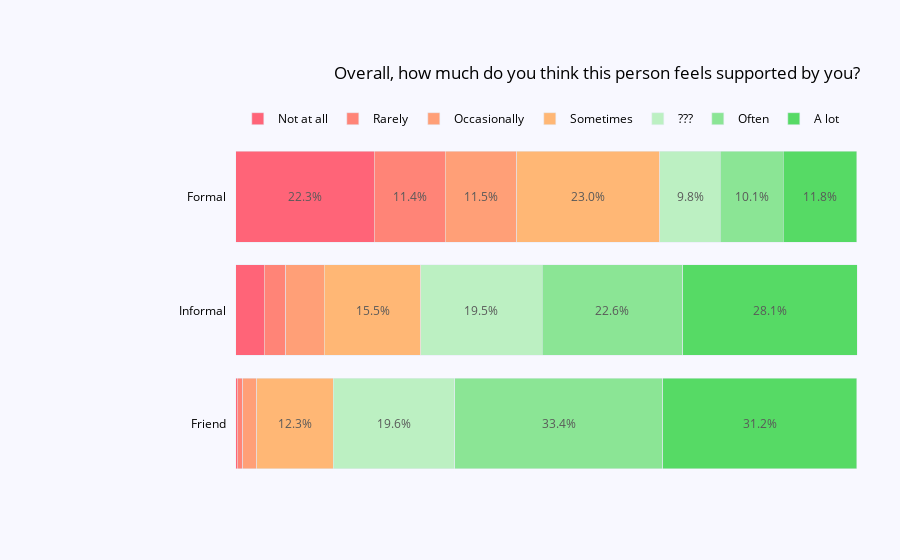

The cell this chart's notebook holds for it:
### Code cell
vertical_stack_percent_bar('support.overall.t', 'Overall, how much do you think this person feels supported by you?')

### Figure 1 — Plotly figure (JSON) as saved in the notebook; plotly's stock layout.template omitted (floating-point values rounded to 4 significant figures)
{"data": [{"hovertemplate": "<b>%{x}%</b><extra></extra>", "marker": {"color": "#FF6478"}, "orientation": "h", "showlegend": false, "type": "bar", "x": [0.3], "y": ["Friend"]}, {"hovertemplate": "<b>%{x}%</b><extra></extra>", "marker": {"color": "#FF6478"}, "orientation": "h", "showlegend": false, "type": "bar", "x": [4.6], "y": ["Informal"]}, {"hovertemplate": "<b>%{x}%</b><extra></extra>", "marker": {"color": "#FF6478"}, "name": "Not at all", "orientation": "h", "showlegend": true, "type": "bar", "x": [22.3], "y": ["Formal"]}, {"hovertemplate": "<b>%{x}%</b><extra></extra>", "marker": {"color": "#FF8477"}, "orientation": "h", "showlegend": false, "type": "bar", "x": [0.9], "y": ["Friend"]}, {"hovertemplate": "<b>%{x}%</b><extra></extra>", "marker": {"color": "#FF8477"}, "orientation": "h", "showlegend": false, "type": "bar", "x": [3.5], "y": ["Informal"]}, {"hovertemplate": "<b>%{x}%</b><extra></extra>", "marker": {"color": "#FF8477"}, "name": "Rarely", "orientation": "h", "showlegend": true, "type": "bar", "x": [11.4], "y": ["Formal"]}, {"hovertemplate": "<b>%{x}%</b><extra></extra>", "marker": {"color": "#FF9F77"}, "orientation": "h", "showlegend": false, "type": "bar", "x": [2.2], "y": ["Friend"]}, {"hovertemplate": "<b>%{x}%</b><extra></extra>", "marker": {"color": "#FF9F77"}, "orientation": "h", "showlegend": false, "type": "bar", "x": [6.2], "y": ["Informal"]}, {"hovertemplate": "<b>%{x}%</b><extra></extra>", "marker": {"color": "#FF9F77"}, "name": "Occasionally", "orientation": "h", "showlegend": true, "type": "bar", "x": [11.5], "y": ["Formal"]}, {"hovertemplate": "<b>%{x}%</b><extra></extra>", "marker": {"color": "#FFB775"}, "orientation": "h", "showlegend": false, "type": "bar", "x": [12.3], "y": ["Friend"]}, {"hovertemplate": "<b>%{x}%</b><extra></extra>", "marker": {"color": "#FFB775"}, "orientation": "h", "showlegend": false, "type": "bar", "x": [15.5], "y": ["Informal"]}, {"hovertemplate": "<b>%{x}%</b><extra></extra>", "marker": {"color": "#FFB775"}, "name": "Sometimes", "orientation": "h", "showlegend": true, "type": "bar", "x": [23], "y": ["Formal"]}, {"hovertemplate": "<b>%{x}%</b><extra></extra>", "marker": {"color": "#BCF0C2"}, "orientation": "h", "showlegend": false, "type": "bar", "x": [19.6], "y": ["Friend"]}, {"hovertemplate": "<b>%{x}%</b><extra></extra>", "marker": {"color": "#BCF0C2"}, "orientation": "h", "showlegend": false, "type": "bar", "x": [19.5], "y": ["Informal"]}, {"hovertemplate": "<b>%{x}%</b><extra></extra>", "marker": {"color": "#BCF0C2"}, "name": "???", "orientation": "h", "showlegend": true, "type": "bar", "x": [9.8], "y": ["Formal"]}, {"hovertemplate": "<b>%{x}%</b><extra></extra>", "marker": {"color": "#8BE595"}, "orientation": "h", "showlegend": false, "type": "bar", "x": [33.4], "y": ["Friend"]}, {"hovertemplate": "<b>%{x}%</b><extra></extra>", "marker": {"color": "#8BE595"}, "orientation": "h", "showlegend": false, "type": "bar", "x": [22.6], "y": ["Informal"]}, {"hovertemplate": "<b>%{x}%</b><extra></extra>", "marker": {"color": "#8BE595"}, "name": "Often", "orientation": "h", "showlegend": true, "type": "bar", "x": [10.1], "y": ["Formal"]}, {"hovertemplate": "<b>%{x}%</b><extra></extra>", "marker": {"color": "#56DA65"}, "orientation": "h", "showlegend": false, "type": "bar", "x": [31.2], "y": ["Friend"]}, {"hovertemplate": "<b>%{x}%</b><extra></extra>", "marker": {"color": "#56DA65"}, "orientation": "h", "showlegend": false, "type": "bar", "x": [28.1], "y": ["Informal"]}, {"hovertemplate": "<b>%{x}%</b><extra></extra>", "marker": {"color": "#56DA65"}, "name": "A lot", "orientation": "h", "showlegend": true, "type": "bar", "x": [11.8], "y": ["Formal"]}], "layout": {"annotations": [{"align": "right", "font": {"color": "black", "size": 12}, "showarrow": false, "text": "Friend", "x": 0.14, "xanchor": "right", "xref": "paper", "y": "Friend", "yref": "y"}, {"font": {"color": "#595959", "size": 12}, "showarrow": false, "text": "12.3%", "x": 9.55, "xref": "x", "y": "Friend", "yref": "y"}, {"font": {"color": "#595959", "size": 12}, "showarrow": false, "text": "19.6%", "x": 25.5, "xref": "x", "y": "Friend", "yref": "y"}, {"font": {"color": "#595959", "size": 12}, "showarrow": false, "text": "33.4%", "x": 52, "xref": "x", "y": "Friend", "yref": "y"}, {"font": {"color": "#595959", "size": 12}, "showarrow": false, "text": "31.2%", "x": 84.3, "xref": "x", "y": "Friend", "yref": "y"}, {"align": "right", "font": {"color": "black", "size": 12}, "showarrow": false, "text": "Informal", "x": 0.14, "xanchor": "right", "xref": "paper", "y": "Informal", "yref": "y"}, {"font": {"color": "#595959", "size": 12}, "showarrow": false, "text": "15.5%", "x": 22.05, "xref": "x", "y": "Informal", "yref": "y"}, {"font": {"color": "#595959", "size": 12}, "showarrow": false, "text": "19.5%", "x": 39.55, "xref": "x", "y": "Informal", "yref": "y"}, {"font": {"color": "#595959", "size": 12}, "showarrow": false, "text": "22.6%", "x": 60.6, "xref": "x", "y": "Informal", "yref": "y"}, {"font": {"color": "#595959", "size": 12}, "showarrow": false, "text": "28.1%", "x": 85.95, "xref": "x", "y": "Informal", "yref": "y"}, {"align": "right", "font": {"color": "black", "size": 12}, "showarrow": false, "text": "Formal", "x": 0.14, "xanchor": "right", "xref": "paper", "y": "Formal", "yref": "y"}, {"font": {"color": "#595959", "size": 12}, "showarrow": false, "text": "22.3%", "x": 11.15, "xref": "x", "y": "Formal", "yref": "y"}, {"font": {"color": "#595959", "size": 12}, "showarrow": false, "text": "11.4%", "x": 28, "xref": "x", "y": "Formal", "yref": "y"}, {"font": {"color": "#595959", "size": 12}, "showarrow": false, "text": "11.5%", "x": 39.45, "xref": "x", "y": "Formal", "yref": "y"}, {"font": {"color": "#595959", "size": 12}, "showarrow": false, "text": "23.0%", "x": 56.7, "xref": "x", "y": "Formal", "yref": "y"}, {"font": {"color": "#595959", "size": 12}, "showarrow": false, "text": "9.8%", "x": 73.1, "xref": "x", "y": "Formal", "yref": "y"}, {"font": {"color": "#595959", "size": 12}, "showarrow": false, "text": "10.1%", "x": 83.05, "xref": "x", "y": "Formal", "yref": "y"}, {"font": {"color": "#595959", "size": 12}, "showarrow": false, "text": "11.8%", "x": 94, "xref": "x", "y": "Formal", "yref": "y"}], "barmode": "stack", "font": {"color": "black", "size": 12}, "legend": {"itemclick": false, "orientation": "h", "traceorder": "normal", "x": 0.94, "xanchor": "right", "y": 1.02, "yanchor": "bottom"}, "margin": {"b": 80, "l": 120, "r": 10, "t": 140}, "paper_bgcolor": "rgb(248, 248, 255)", "plot_bgcolor": "rgb(248, 248, 255)", "title": {"text": "Overall, how much do you think this person feels supported by you?", "x": 0.955, "y": 0.88}, "xaxis": {"domain": [0.15, 1], "showgrid": false, "showline": false, "showticklabels": false, "zeroline": false}, "yaxis": {"showgrid": false, "showline": false, "showticklabels": false, "zeroline": false}}}
